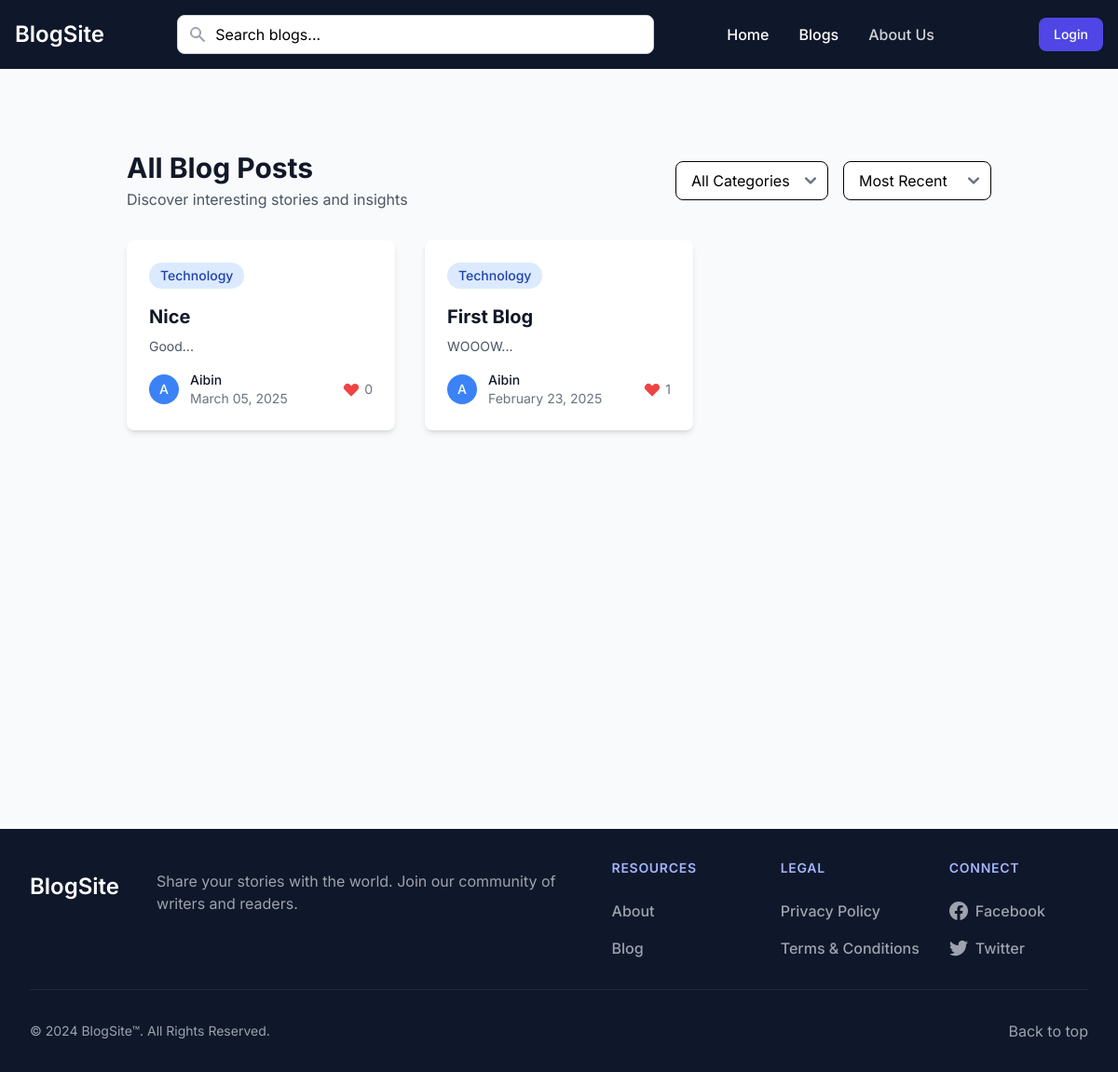
Screenshot of /blogs with the database file from the repository.
### app.py (models this page shows, shortened)
class Blog(db.Model):
    id = db.Column(db.Integer, primary_key=True)
    title = db.Column(db.String(200), nullable=False)
    content = db.Column(db.Text, nullable=False)
    author_id = db.Column(db.Integer, db.ForeignKey('user.id'), nullable=False)
    category_id = db.Column(db.Integer, db.ForeignKey('category.id'), nullable=False)
    status = db.Column(db.String(20), default='draft')
    moderation_status = db.Column(db.String(20), default='pending')
    moderation_comment = db.Column(db.Text)
    moderated_by = db.Column(db.Integer, db.ForeignKey('user.id'))
    moderated_at = db.Column(db.DateTime)
    created_at = db.Column(db.DateTime, default=datetime.utcnow)
    updated_at = db.Column(db.DateTime, default=datetime.utcnow, onupdate=datetime.utcnow)
    comments = db.relationship('Comment', backref='blog', lazy=True)
    likes = db.relationship('Like', backref='blog', lazy=True)
    author = db.relationship('User', foreign_keys=[author_id], backref='blogs')
    moderator = db.relationship('User', foreign_keys=[moderated_by], backref='moderated_blogs')

class Category(db.Model):
    id = db.Column(db.Integer, primary_key=True)
    name = db.Column(db.String(50), unique=True, nullable=False)
    description = db.Column(db.Text)
    created_at = db.Column(db.DateTime, default=datetime.utcnow)
    updated_at = db.Column(db.DateTime, default=datetime.utcnow, onupdate=datetime.utcnow)
    blogs = db.relationship('Blog', backref='category', lazy=True)

class User(UserMixin, db.Model):
    id = db.Column(db.Integer, primary_key=True)
    name = db.Column(db.String(100), nullable=False)
    email = db.Column(db.String(120), unique=True, nullable=False)
    password = db.Column(db.String(200), nullable=False)
    is_admin = db.Column(db.Boolean, default=False)
    created_at = db.Column(db.DateTime, nullable=False, default=datetime.utcnow)
    updated_at = db.Column(db.DateTime, default=datetime.utcnow, onupdate=datetime.utcnow)

### app.py (the view)
@app.route('/blogs')
def all_blogs():
    page = request.args.get('page', 1, type=int)
    category_id = request.args.get('category', type=int)
    sort = request.args.get('sort', 'recent')  # 'recent', 'popular'
    query = Blog.query.filter(Blog.status == 'published', Blog.moderation_status != 'rejected')
    if category_id:
        query = query.filter_by(category_id=category_id)
    if sort == 'popular':
        query = query.join(Like)\
            .group_by(Blog.id)\
            .order_by(func.count(Like.id).desc())
    else:  # recent
        query = query.order_by(Blog.created_at.desc())
    total_posts = query.count()
    total_pages = ceil(total_posts / app.config['POSTS_PER_PAGE'])
    blogs = query.offset((page - 1) * app.config['POSTS_PER_PAGE'])\
        .limit(app.config['POSTS_PER_PAGE']).all()
    categories = Category.query.all()
    return render_template('blogs.html',
                         blogs=blogs,
                         categories=categories,
                         current_page=page,
                         total_pages=total_pages,
                         current_category=category_id,
                         current_sort=sort,
                         user=current_user)

### app.py (called while the page is built)
@app.context_processor
def utility_processor():
    return {
        'POSTS_PER_PAGE': app.config['POSTS_PER_PAGE'],
        'min': min  # Make min() function available in templates
    }

### templates/blogs.html (shortened to what this page needs)
{% extends "base.html" %}
{% block content %}
<div class="max-w-7xl mx-auto px-4 sm:px-6 lg:px-8 my-10">
    <div class="flex flex-col md:flex-row md:items-center md:justify-between mb-8">
        <div>
            <h1 class="text-3xl font-bold text-gray-900">All Blog Posts</h1>
            <p class="mt-1 text-gray-600">Discover interesting stories and insights</p>
        </div>
        <div class="mt-4 md:mt-0 flex flex-col sm:flex-row gap-4">
            <select onchange="window.location.href=this.value" class="bg-white border rounded-lg px-4 py-2 focus:outline-none focus:ring-2 focus:ring-blue-500">
                <option value="{{ url_for('all_blogs', sort=current_sort) }}" {% if not current_category %}selected{% endif %}>All Categories</option>
            </select>
            <select onchange="window.location.href=this.value" class="bg-white border rounded-lg px-4 py-2 focus:outline-none focus:ring-2 focus:ring-blue-500">
                <option value="{{ url_for('all_blogs', category=current_category) }}"
                        {% if current_sort == 'recent' %}selected{% endif %}>Most Recent</option>
            </select>
        </div>
    </div>
    <div class="grid grid-cols-1 md:grid-cols-2 lg:grid-cols-3 gap-8">
        {% for blog in blogs %}
        <div class="bg-white rounded-lg shadow-md overflow-hidden hover:shadow-xl transition-shadow duration-300">
            <div class="p-6">
                <a href="{{ url_for('view_blog', blog_id=blog.id) }}" class="block">
                    <span class="inline-flex items-center px-3 py-1 rounded-full text-sm font-medium bg-blue-100 text-blue-800 mb-4">
                        {{ blog.category.name }}
                    </span>
                    <h3 class="text-xl font-bold text-gray-900 hover:text-blue-600 mb-2">{{ blog.title }}</h3>
                    <p class="text-gray-600 text-sm">{{ blog.content[:150]|striptags }}...</p>
                </a>
                <div class="mt-4 flex items-center justify-between">
                    <div class="flex items-center">
                        <div class="flex-shrink-0">
                            <div class="h-8 w-8 rounded-full bg-blue-500 flex items-center justify-center">
                                <span class="text-white font-medium text-sm">{{ blog.author.name[:1] }}</span>
                            </div>
                        </div>
                        <div class="ml-3">
                            <p class="text-sm font-medium text-gray-900">{{ blog.author.name }}</p>
                            <p class="text-sm text-gray-500">{{ blog.created_at.strftime('%B %d, %Y') }}</p>
                        </div>
                    </div>
                    <div class="flex items-center text-gray-500">
                        <svg class="w-5 h-5 text-red-500" fill="currentColor" viewBox="0 0 20 20">
                            <path fill-rule="evenodd" d="M3.172 5.172a4 4 0 015.656 0L10 6.343l1.172-1.171a4 4 0 115.656 5.656L10 17.657l-6.828-6.829a4 4 0 010-5.656z" clip-rule="evenodd"></path>
                        </svg>
                        <span class="ml-1 text-sm">{{ blog.likes|length }}</span>
                    </div>
                </div>
            </div>
        </div>
        {% endfor %}
    </div>
</div>
{% endblock %}

### templates/base.html (style rules this page uses)
body { font-family: 'Inter', sans-serif; }

### rows the page displays
Blog: category.name "Technology", title "Nice", content "Good", author "A", author.name "Aibin", created_at "March 05, 2025", likes|length "0"
Blog: category.name "Technology", title "First Blog", content "WOOOW", author "A", author.name "Aibin", created_at "February 23, 2025", likes|length "1"
